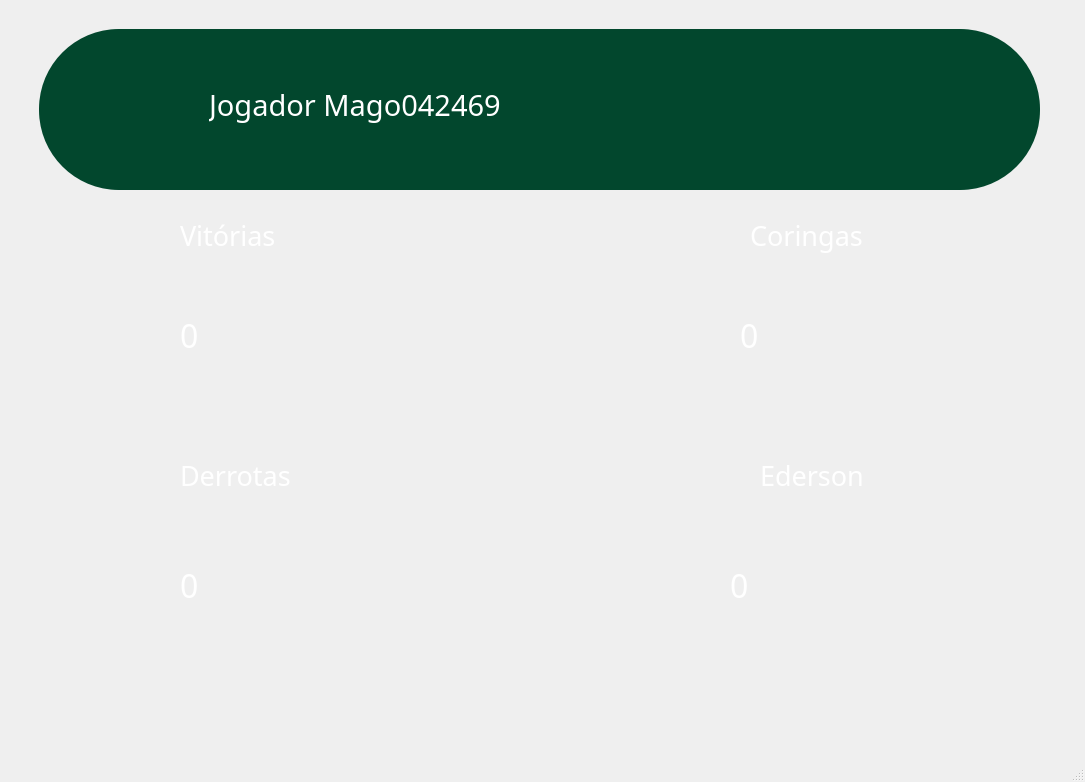
<?xml version="1.0" encoding="UTF-8"?>
<ui version="4.0">
 <class>MainWindow</class>
 <widget class="QMainWindow" name="MainWindow">
  <property name="geometry">
   <rect>
    <x>0</x>
    <y>0</y>
    <width>1085</width>
    <height>782</height>
   </rect>
  </property>
  <property name="windowTitle">
   <string>MainWindow</string>
  </property>
  <widget class="QWidget" name="centralwidget">
   <widget class="QLabel" name="label">
    <property name="geometry">
     <rect>
      <x>-120</x>
      <y>-10</y>
      <width>1291</width>
      <height>831</height>
     </rect>
    </property>
    <property name="text">
     <string/>
    </property>
    <property name="pixmap">
     <pixmap>images.jpg</pixmap>
    </property>
    <property name="scaledContents">
     <bool>true</bool>
    </property>
   </widget>
   <widget class="QFrame" name="frame">
    <property name="geometry">
     <rect>
      <x>39</x>
      <y>29</y>
      <width>1001</width>
      <height>161</height>
     </rect>
    </property>
    <property name="styleSheet">
     <string notr="true">background-color: rgb(2, 71, 45);
border-radius: 80px;

</string>
    </property>
    <property name="frameShape">
     <enum>QFrame::StyledPanel</enum>
    </property>
    <property name="frameShadow">
     <enum>QFrame::Raised</enum>
    </property>
    <widget class="QLabel" name="label_2">
     <property name="geometry">
      <rect>
       <x>30</x>
       <y>20</y>
       <width>121</width>
       <height>121</height>
      </rect>
     </property>
     <property name="text">
      <string/>
     </property>
     <property name="pixmap">
      <pixmap>../../../../Users/suporte/Downloads/magoREDONDO.png</pixmap>
     </property>
     <property name="scaledContents">
      <bool>true</bool>
     </property>
    </widget>
    <widget class="QLabel" name="label_3">
     <property name="geometry">
      <rect>
       <x>170</x>
       <y>30</y>
       <width>351</width>
       <height>91</height>
      </rect>
     </property>
     <property name="font">
      <font>
       <family>Cooper Black</family>
       <pointsize>22</pointsize>
      </font>
     </property>
     <property name="styleSheet">
      <string notr="true">color:white;</string>
     </property>
     <property name="text">
      <string>Jogador Mago042469</string>
     </property>
    </widget>
   </widget>
   <widget class="QLabel" name="label_9">
    <property name="geometry">
     <rect>
      <x>40</x>
      <y>260</y>
      <width>431</width>
      <height>161</height>
     </rect>
    </property>
    <property name="text">
     <string/>
    </property>
    <property name="pixmap">
     <pixmap>../../../../Users/suporte/Downloads/voti.png</pixmap>
    </property>
    <property name="scaledContents">
     <bool>true</bool>
    </property>
   </widget>
   <widget class="QLabel" name="label_5">
    <property name="geometry">
     <rect>
      <x>180</x>
      <y>210</y>
      <width>241</width>
      <height>51</height>
     </rect>
    </property>
    <property name="font">
     <font>
      <family>Cooper Black</family>
      <pointsize>20</pointsize>
     </font>
    </property>
    <property name="styleSheet">
     <string notr="true">color: white;</string>
    </property>
    <property name="text">
     <string>Vitórias</string>
    </property>
   </widget>
   <widget class="QLabel" name="trofeu">
    <property name="geometry">
     <rect>
      <x>60</x>
      <y>300</y>
      <width>91</width>
      <height>81</height>
     </rect>
    </property>
    <property name="text">
     <string/>
    </property>
    <property name="pixmap">
     <pixmap>../../../../Users/suporte/Downloads/trofeu.png</pixmap>
    </property>
    <property name="scaledContents">
     <bool>true</bool>
    </property>
   </widget>
   <widget class="QLabel" name="label_10">
    <property name="geometry">
     <rect>
      <x>50</x>
      <y>500</y>
      <width>431</width>
      <height>161</height>
     </rect>
    </property>
    <property name="text">
     <string/>
    </property>
    <property name="pixmap">
     <pixmap>../../../../Users/suporte/Downloads/voti.png</pixmap>
    </property>
    <property name="scaledContents">
     <bool>true</bool>
    </property>
   </widget>
   <widget class="QLabel" name="label_4">
    <property name="geometry">
     <rect>
      <x>80</x>
      <y>550</y>
      <width>91</width>
      <height>71</height>
     </rect>
    </property>
    <property name="styleSheet">
     <string notr="true">border-radius: 20px;</string>
    </property>
    <property name="text">
     <string/>
    </property>
    <property name="pixmap">
     <pixmap>../../../../Users/suporte/Downloads/redx.png</pixmap>
    </property>
    <property name="scaledContents">
     <bool>true</bool>
    </property>
   </widget>
   <widget class="QLabel" name="label_6">
    <property name="geometry">
     <rect>
      <x>180</x>
      <y>450</y>
      <width>251</width>
      <height>51</height>
     </rect>
    </property>
    <property name="font">
     <font>
      <family>Cooper Black</family>
      <pointsize>20</pointsize>
     </font>
    </property>
    <property name="styleSheet">
     <string notr="true">color:white;</string>
    </property>
    <property name="text">
     <string>Derrotas</string>
    </property>
   </widget>
   <widget class="QLabel" name="trofeu_2">
    <property name="geometry">
     <rect>
      <x>610</x>
      <y>290</y>
      <width>121</width>
      <height>101</height>
     </rect>
    </property>
    <property name="styleSheet">
     <string notr="true">border-radius: 16px;</string>
    </property>
    <property name="text">
     <string/>
    </property>
    <property name="pixmap">
     <pixmap>../../../../Users/suporte/Downloads/jokerp.png</pixmap>
    </property>
    <property name="scaledContents">
     <bool>true</bool>
    </property>
   </widget>
   <widget class="QLabel" name="label_7">
    <property name="geometry">
     <rect>
      <x>750</x>
      <y>210</y>
      <width>241</width>
      <height>51</height>
     </rect>
    </property>
    <property name="font">
     <font>
      <family>Cooper Black</family>
      <pointsize>20</pointsize>
     </font>
    </property>
    <property name="styleSheet">
     <string notr="true">color:white</string>
    </property>
    <property name="text">
     <string>Coringas</string>
    </property>
   </widget>
   <widget class="QLabel" name="label_11">
    <property name="geometry">
     <rect>
      <x>590</x>
      <y>260</y>
      <width>441</width>
      <height>161</height>
     </rect>
    </property>
    <property name="text">
     <string/>
    </property>
    <property name="pixmap">
     <pixmap>../../../../Users/suporte/Downloads/voti.png</pixmap>
    </property>
    <property name="scaledContents">
     <bool>true</bool>
    </property>
   </widget>
   <widget class="QLabel" name="label_8">
    <property name="geometry">
     <rect>
      <x>760</x>
      <y>450</y>
      <width>241</width>
      <height>51</height>
     </rect>
    </property>
    <property name="font">
     <font>
      <family>Cooper Black</family>
      <pointsize>20</pointsize>
     </font>
    </property>
    <property name="styleSheet">
     <string notr="true">color:white</string>
    </property>
    <property name="text">
     <string>Ederson</string>
    </property>
   </widget>
   <widget class="QLabel" name="label_12">
    <property name="geometry">
     <rect>
      <x>590</x>
      <y>500</y>
      <width>441</width>
      <height>171</height>
     </rect>
    </property>
    <property name="text">
     <string/>
    </property>
    <property name="pixmap">
     <pixmap>../../../../Users/suporte/Downloads/voti.png</pixmap>
    </property>
    <property name="scaledContents">
     <bool>true</bool>
    </property>
   </widget>
   <widget class="QLabel" name="label_13">
    <property name="geometry">
     <rect>
      <x>180</x>
      <y>310</y>
      <width>71</width>
      <height>51</height>
     </rect>
    </property>
    <property name="font">
     <font>
      <family>Cooper Black</family>
      <pointsize>24</pointsize>
     </font>
    </property>
    <property name="styleSheet">
     <string notr="true">color: white;</string>
    </property>
    <property name="text">
     <string>0</string>
    </property>
   </widget>
   <widget class="QLabel" name="label_14">
    <property name="geometry">
     <rect>
      <x>180</x>
      <y>560</y>
      <width>71</width>
      <height>51</height>
     </rect>
    </property>
    <property name="font">
     <font>
      <family>Cooper Black</family>
      <pointsize>24</pointsize>
     </font>
    </property>
    <property name="styleSheet">
     <string notr="true">color: white;</string>
    </property>
    <property name="text">
     <string>0</string>
    </property>
   </widget>
   <widget class="QLabel" name="label_15">
    <property name="geometry">
     <rect>
      <x>740</x>
      <y>310</y>
      <width>71</width>
      <height>51</height>
     </rect>
    </property>
    <property name="font">
     <font>
      <family>Cooper Black</family>
      <pointsize>24</pointsize>
     </font>
    </property>
    <property name="styleSheet">
     <string notr="true">color: white;</string>
    </property>
    <property name="text">
     <string>0</string>
    </property>
   </widget>
   <widget class="QLabel" name="label_16">
    <property name="geometry">
     <rect>
      <x>730</x>
      <y>560</y>
      <width>71</width>
      <height>51</height>
     </rect>
    </property>
    <property name="font">
     <font>
      <family>Cooper Black</family>
      <pointsize>24</pointsize>
     </font>
    </property>
    <property name="styleSheet">
     <string notr="true">color: white;</string>
    </property>
    <property name="text">
     <string>0</string>
    </property>
   </widget>
   <widget class="QLabel" name="label_17">
    <property name="geometry">
     <rect>
      <x>630</x>
      <y>530</y>
      <width>101</width>
      <height>91</height>
     </rect>
    </property>
    <property name="text">
     <string/>
    </property>
    <property name="pixmap">
     <pixmap>../../../../Users/suporte/Downloads/edinho-removebg-preview.png</pixmap>
    </property>
    <property name="scaledContents">
     <bool>true</bool>
    </property>
   </widget>
   <zorder>label</zorder>
   <zorder>frame</zorder>
   <zorder>label_9</zorder>
   <zorder>label_5</zorder>
   <zorder>trofeu</zorder>
   <zorder>label_10</zorder>
   <zorder>label_4</zorder>
   <zorder>label_6</zorder>
   <zorder>label_7</zorder>
   <zorder>label_11</zorder>
   <zorder>trofeu_2</zorder>
   <zorder>label_8</zorder>
   <zorder>label_12</zorder>
   <zorder>label_13</zorder>
   <zorder>label_14</zorder>
   <zorder>label_15</zorder>
   <zorder>label_16</zorder>
   <zorder>label_17</zorder>
  </widget>
  <widget class="QMenuBar" name="menubar">
   <property name="geometry">
    <rect>
     <x>0</x>
     <y>0</y>
     <width>1085</width>
     <height>21</height>
    </rect>
   </property>
  </widget>
  <widget class="QStatusBar" name="statusbar"/>
 </widget>
 <resources/>
 <connections/>
</ui>
